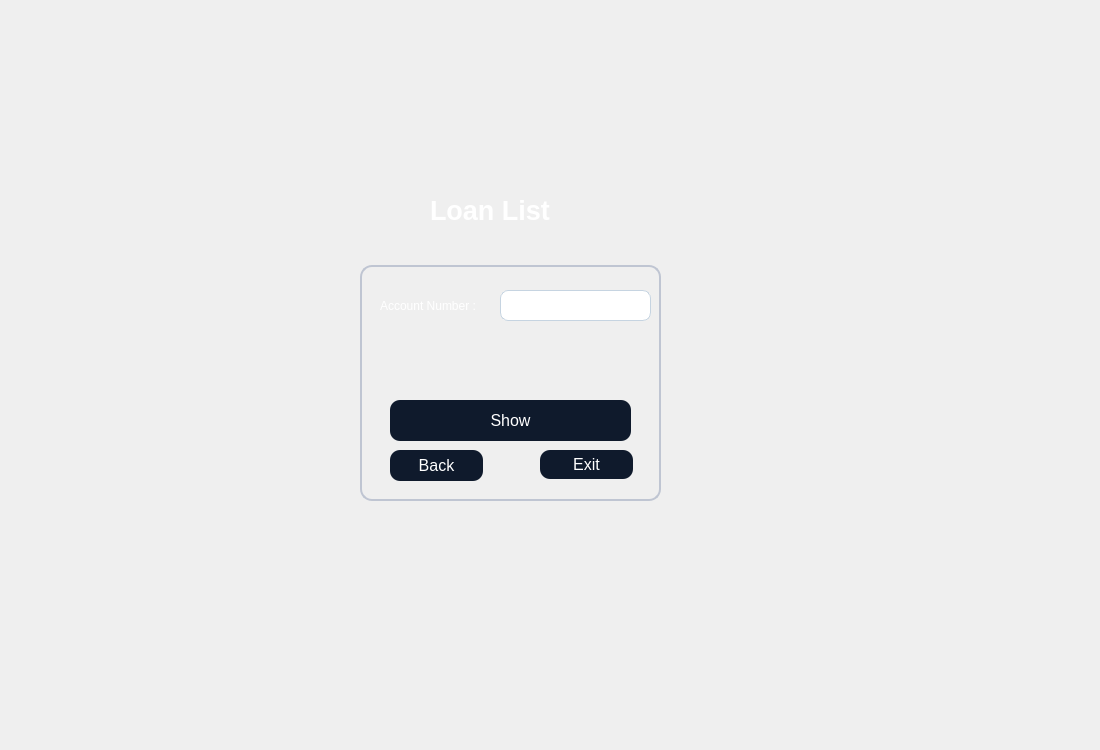
<?xml version="1.0" encoding="UTF-8"?>
<ui version="4.0">
 <class>displayloans</class>
 <widget class="QDialog" name="displayloans">
  <property name="geometry">
   <rect>
    <x>0</x>
    <y>0</y>
    <width>1100</width>
    <height>750</height>
   </rect>
  </property>
  <property name="windowTitle">
   <string>Dialog</string>
  </property>
  <property name="styleSheet">
   <string notr="true">QTableWidget {
    background-color: #1A2236;
    color: #FFFFFF;
    border: 1px solid #3A3F58;
    gridline-color: #3A3F58;
    font-family: &quot;Inter&quot;;
    font-size: 10pt;
    border-radius: 8px;
    selection-background-color: #0F5FFF;
    selection-color: #FFFFFF;
}

QHeaderView::section {
    background-color: #0F1A2C;
    color: #FFFFFF;
    border: 1px solid #3A3F58;
    padding: 4px;
    font-family: &quot;Montserrat SemiBold&quot;;
    font-size: 10pt;
}

QTableWidget::item:selected {
    background-color: #0F5FFF;
    color: #FFFFFF;
}
QGroupBox {
    border: 1.5px solid #BFC5D2;
    border-radius: 12px;
    margin-top: 25px;
    color: white;
    font-family: &quot;Segoe UI Semibold&quot;;
    font-size: 14pt;
}

QGroupBox::title {
    subcontrol-origin: margin;
    padding: 4px 10px;
}
QPushButton {
    background-color: #0F1A2C;
    color: #FFFFFF;
	border-color: rgb(0, 0, 0);
    border-radius: 10px;
    font-family: &quot;Montserrat SemiBold&quot;;
    font-size: 12pt;
    padding: 6px 12px;
}

QPushButton:hover {
    background-color: #1A2942;
}

QPushButton:pressed {
    background-color: #09111A;
}
QLineEdit {
    background-color: #FFFFFF;
    border: 1px solid #C6D4E1;
    border-radius: 8px;
    padding: 6px;
    color: #0A1320;
    font-family: &quot;Inter&quot;;
    font-size: 11pt;
}

QLineEdit:focus {
    border: 1px solid #00B4FF;
    background-color: #F8FBFF;
}
QComboBox {
    background-color: #FFFFFF;
    border: 1px solid #C6D4E1;
    border-radius: 8px;
    padding: 6px;
    color: #0A1320;
    font-family: &quot;Inter&quot;;
    font-size: 11pt;
}

QComboBox:focus {
    border: 1px solid #00B4FF;
    background-color: #F8FBFF;
}

QComboBox::drop-down {
    subcontrol-origin: padding;
    subcontrol-position: top right;
    width: 20px;
    border-left: 1px solid #C6D4E1;
}

QComboBox::down-arrow {
    
	image: url(:/new/prefix1/icon.png);
    width: 12px;
    height: 12px;
}</string>
  </property>
  <widget class="QLabel" name="label">
   <property name="geometry">
    <rect>
     <x>0</x>
     <y>0</y>
     <width>1100</width>
     <height>750</height>
    </rect>
   </property>
   <property name="styleSheet">
    <string notr="true">image: url(:/new/prefix1/bg.jpg);</string>
   </property>
   <property name="text">
    <string/>
   </property>
  </widget>
  <widget class="QLabel" name="label_2">
   <property name="geometry">
    <rect>
     <x>430</x>
     <y>190</y>
     <width>171</width>
     <height>41</height>
    </rect>
   </property>
   <property name="styleSheet">
    <string notr="true">color: rgb(255, 255, 255);</string>
   </property>
   <property name="text">
    <string>&lt;html&gt;&lt;head/&gt;&lt;body&gt;&lt;p&gt;&lt;span style=&quot; font-size:20pt; font-weight:700;&quot;&gt;Loan List&lt;/span&gt;&lt;/p&gt;&lt;/body&gt;&lt;/html&gt;</string>
   </property>
  </widget>
  <widget class="QGroupBox" name="groupBox">
   <property name="geometry">
    <rect>
     <x>360</x>
     <y>240</y>
     <width>301</width>
     <height>261</height>
    </rect>
   </property>
   <property name="title">
    <string/>
   </property>
   <widget class="QLabel" name="label_3">
    <property name="geometry">
     <rect>
      <x>20</x>
      <y>50</y>
      <width>121</width>
      <height>31</height>
     </rect>
    </property>
    <property name="styleSheet">
     <string notr="true">color: rgb(255, 255, 255);</string>
    </property>
    <property name="text">
     <string>Account Number :</string>
    </property>
   </widget>
   <widget class="QLineEdit" name="accn">
    <property name="geometry">
     <rect>
      <x>140</x>
      <y>50</y>
      <width>151</width>
      <height>31</height>
     </rect>
    </property>
   </widget>
   <widget class="QPushButton" name="back">
    <property name="geometry">
     <rect>
      <x>30</x>
      <y>210</y>
      <width>93</width>
      <height>31</height>
     </rect>
    </property>
    <property name="text">
     <string>Back</string>
    </property>
   </widget>
   <widget class="QPushButton" name="exit">
    <property name="geometry">
     <rect>
      <x>180</x>
      <y>210</y>
      <width>93</width>
      <height>29</height>
     </rect>
    </property>
    <property name="text">
     <string>Exit</string>
    </property>
   </widget>
   <widget class="QLabel" name="l">
    <property name="geometry">
     <rect>
      <x>30</x>
      <y>100</y>
      <width>251</width>
      <height>41</height>
     </rect>
    </property>
    <property name="text">
     <string/>
    </property>
   </widget>
   <widget class="QPushButton" name="btn1">
    <property name="geometry">
     <rect>
      <x>30</x>
      <y>160</y>
      <width>241</width>
      <height>41</height>
     </rect>
    </property>
    <property name="text">
     <string>Show</string>
    </property>
   </widget>
  </widget>
 </widget>
 <resources/>
 <connections/>
</ui>
